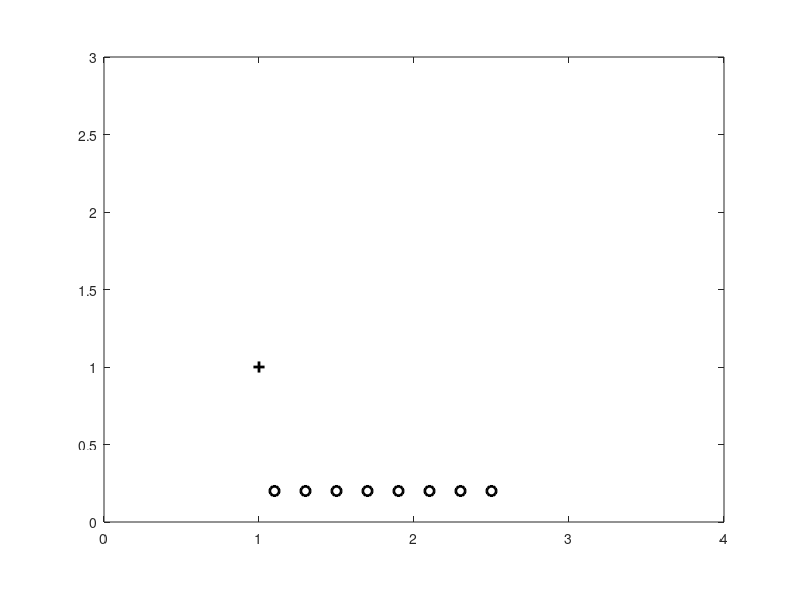

The MATLAB script that drew this image: (Note: this script raises an error after producing the figure.)
clear variables
close all
clc

% FFT data size
L = 2048;
% overlap
O = L; 
% speed of sound
V = 340;
% number of microphones
M = 8;
% inter-microhpne distance ULA
D = 0.2;
% room setup
SetupStruc.room = [4 3];  
% source position
SetupStruc.src_pos = [1 1];

wh = repmat(hann(L),1,M);

P = M*(M-1)/2;

SetupStruc.mic_pos = zeros(M,2);
SetupStruc.mic_pos(1,:) = [1.1 0.2];
for i = 2:M
    SetupStruc.mic_pos(i,:) = [SetupStruc.mic_pos(i-1,1)+D 0.2];
end

figure(1);
hold on
for i = 1:M
    plot(SetupStruc.mic_pos(i,1),SetupStruc.mic_pos(i,2),'o','Color',[0 0 0],'MarkerSize',7,'LineWidth',2);
end
plot(SetupStruc.src_pos(1),SetupStruc.src_pos(2),'+','Color',[0 0 0],'MarkerSize',8,'LineWidth',2);
hold off;
axis equal;
xlim([0 SetupStruc.room(1)]);
ylim([0 SetupStruc.room(2)]);
box on;

[xsig, fs] = audioread('SRP_PHAT_8ch_rn.wav');
W = fix((length(xsig)-L)/O);

RES = 0.01;
DX = length(0.5:RES:3.5);
DY = length(0.5:RES:2.5);
NG = DX*DY*P;
POS_TDOA = zeros(NG,4);
DSM = zeros(M,1);
idx = 1;
ix = 1;
for i = 0.5:RES:3.5
    iy = 1;
    for j = 0.5:RES:2.5
        for z = 1:M
            DSM(z) = sqrt((SetupStruc.mic_pos(z,1)-i)^2+(SetupStruc.mic_pos(z,2)-j)^2);
        end
        g = 1;
        for ii = 1:M-1
            for jj = ii+1:M
                TDOA = round((DSM(ii)-DSM(jj))*fs/V);
                POS_TDOA(idx,1) = ix;
                POS_TDOA(idx,2) = iy;
                POS_TDOA(idx,3) = g;
                POS_TDOA(idx,4) = TDOA;
                idx = idx+1;
                g = g+1;
            end
        end
        iy = iy+1;
    end
    ix = ix+1;
end

ZERO = L/2+1;

GCC = zeros(P,L);
k = 1;
for i = 1:W
    X = fft(wh.*xsig(k:k+L-1,:)); 
    g = 1;
    for ii = 1:M-1
        for jj = ii+1:M
            CS = X(:,ii).*conj(X(:,jj));
            RP = CS./abs(CS);
            GCC(g,:) = real(fftshift(ifft(RP)));
            g = g+1;
         end
    end
    map = zeros(DY,DX);
    for j = 1:NG
        map(POS_TDOA(j,2),POS_TDOA(j,1)) = map(POS_TDOA(j,2),POS_TDOA(j,1))+GCC(POS_TDOA(j,3),ZERO+POS_TDOA(j,4));
    end
    figure(3);
    imagesc(map)
    set(gca,'YDir','normal') 
   
    mv = max(map(:));
    [ys,xs]= find(map==mv);
    xs = xs*RES+0.5-RES;
    ys = ys*RES+0.5-RES;
    disp([xs ys]);

    pause;

    k = k+O;
end

